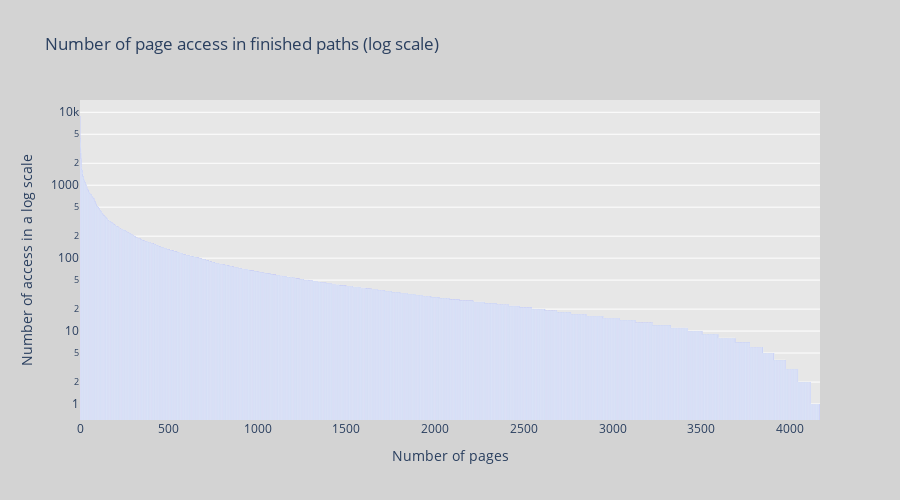

Notebook cell for this chart:
### Markdown cell above
### Graph of the access of used pages for finished paths

### Code cell
pages = list(paths_count.keys())
counts = list(paths_count.values())
num_pages = len(pages)
page_indices = list(range(num_pages))


fig = go.Figure()
fig.add_trace(go.Bar(
    x=page_indices,
    y=counts,
    marker=dict(color='blue'),
    hovertemplate='<b>Number of pages:</b> %{x}<br><b>Number of access:</b> %{y}<extra></extra>'
))

fig.update_layout(
    xaxis=dict(title='Number of pages'),
    yaxis=dict(title='Number of access in a log scale', type='log'),
    title='Number of page access in finished paths (log scale)',
    width=900,
    height=500,
    plot_bgcolor='rgba(240, 240, 240, 0.7)', 
    paper_bgcolor='lightgrey',  
)

fig.show()

### Figure 1 — Plotly figure (JSON) as saved in the notebook; plotly's stock layout.template omitted (floating-point values rounded to 4 significant figures; data arrays with more than 128 entries replaced by an {"elided": "..."} marker saying what was removed)
{"data": [{"hovertemplate": "<b>Number of pages:</b> %{x}<br><b>Number of access:</b> %{y}<extra></extra>", "marker": {"color": "blue"}, "type": "bar", "x": {"elided": "4169 int values"}, "y": {"elided": "4169 int values"}}], "layout": {"height": 500, "paper_bgcolor": "lightgrey", "plot_bgcolor": "rgba(240, 240, 240, 0.7)", "title": {"text": "Number of page access in finished paths (log scale)"}, "width": 900, "xaxis": {"title": {"text": "Number of pages"}}, "yaxis": {"title": {"text": "Number of access in a log scale"}, "type": "log"}}}
